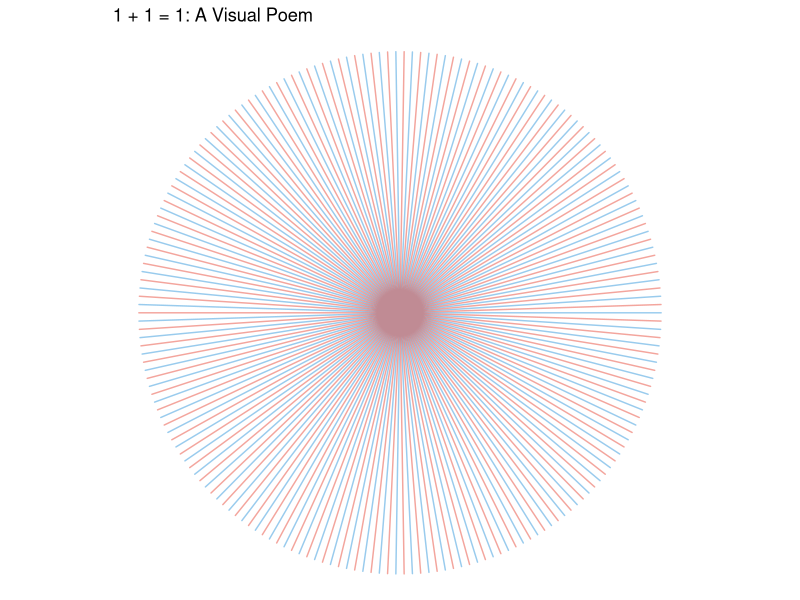

This figure's R source:
# Load necessary libraries
library(R6)
library(tidyverse)
library(ggplot2)

#' The Song of Unity
#' Where two become one through mathematical poetry
UnityPoem <- R6Class(
  "UnityPoem",
  public = list(
    #' Initialize the poem's mathematical structure
    initialize = function() {
      # The golden ratio - nature's signature of unity
      private$phi <- (1 + sqrt(5)) / 2
      
      # The fundamental frequency of unity
      private$omega <- exp(2i * pi / private$phi)
      
      # The initial state of duality
      private$initial_state <- tibble(
        real = cos(seq(0, 2 * pi, length.out = 1000)),
        imaginary = sin(seq(0, 2 * pi, length.out = 1000))
      ) %>%
        mutate(complex_wave = real + 1i * imaginary)
    },
    
    #' Sing the mathematical song of unity
    sing = function() {
      # Generate the unified wave
      unified_wave <- private$transform_through_unity(private$initial_state$complex_wave)
      
      # Visualize unity
      self$visualize_unity(unified_wave)
    },
    
    #' Create a visual manifestation of unity
    visualize_unity = function(wave) {
      # Create the unity field
      unity_field <- private$create_unity_field()
      
      # Transform into droplet coordinates
      droplet_data <- unity_field %>%
        mutate(
          # First droplet
          x1 = cos(t) * r * exp(-r / 3),
          y1 = sin(t) * r * exp(-r / 3),
          # Second droplet
          x2 = cos(t + pi) * r * exp(-r / 3),
          y2 = sin(t + pi) * r * exp(-r / 3),
          # Unified form
          x_unity = (x1 + x2) / private$phi,
          y_unity = (y1 + y2) / private$phi
        )
      
      # Create the unity visualization
      ggplot(droplet_data) +
        # The dance of duality
        geom_path(aes(x = x1, y = y1), alpha = 0.5, color = "#3498db") +
        geom_path(aes(x = x2, y = y2), alpha = 0.5, color = "#e74c3c") +
        # The emergence of unity
        geom_path(aes(x = x_unity, y = y_unity),
                  color = "#2ecc71", size = 1) +
        # The void from which forms arise
        theme_void() +
        # The infinite canvas
        coord_equal() +
        # The title of our visual poem
        labs(title = "1 + 1 = 1: A Visual Poem")
    }
  ),
  
  private = list(
    # The golden ratio - the key to unity
    phi = NULL,
    # The fundamental frequency of unity
    omega = NULL,
    # The initial state of duality
    initial_state = NULL,
    
    #' Transform duality into unity through mathematical poetry
    transform_through_unity = function(wave) {
      # Ensure `wave` is a valid input (e.g., a vector of complex numbers)
      wave * exp(-abs(wave)^2 / (2 * private$phi)) +
        wave * private$omega * exp(-abs(wave)^2 / (2 * private$phi))
    },
    
    #' Create the unity field 
    create_unity_field = function() {
      # Ensure it generates valid `t` and `r` columns
      expand_grid(
        t = seq(0, 2 * pi, length.out = 100),
        r = seq(0, 2, length.out = 100)
      )
    }
  )
)

# Let the poem begin
unity_poem <- UnityPoem$new()

# Let it sing
unity_poem$sing()
